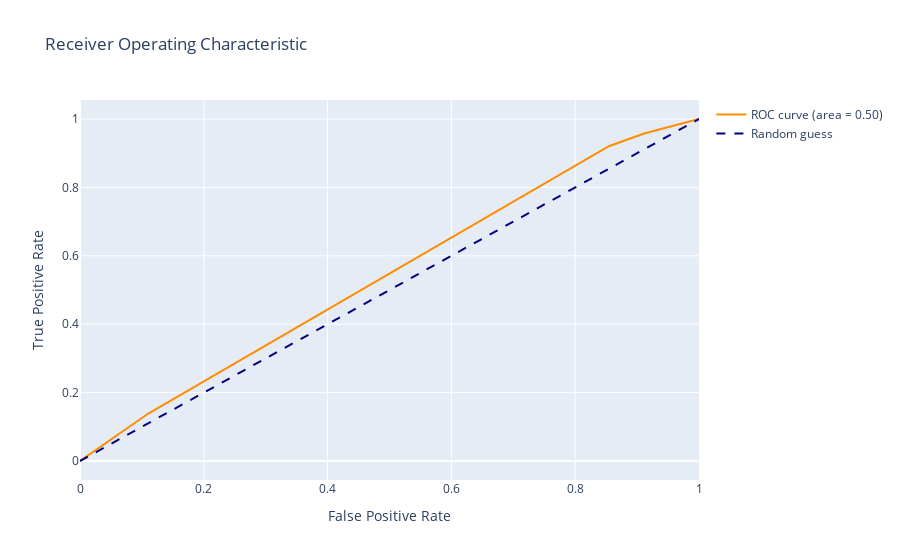

The notebook cell saved with this chart:
### Code cell
import plotly.graph_objects as go

fig = go.Figure()
fig.add_trace(
    go.Scatter(
        x=fpr,
        y=tpr,
        mode="lines",
        name="ROC curve (area = %0.2f)" % roc_auc,
        line=dict(color="darkorange", width=2),
        text=thresholds,
        hovertemplate="fpr: %{x:.2f}<br>tpr: %{y:.2f}<br>threshold: %{text:.2f}",
    )
)
fig.add_trace(
    go.Scatter(
        x=[0, 1],
        y=[0, 1],
        mode="lines",
        name="Random guess",
        line=dict(color="navy", width=2, dash="dash"),
    )
)
fig.update_layout(
    title="Receiver Operating Characteristic",
    xaxis_title="False Positive Rate",
    yaxis_title="True Positive Rate",
)
fig.show()

### Figure 1 — Plotly figure (JSON) as saved in the notebook; plotly's stock layout.template omitted (floating-point values rounded to 4 significant figures)
{"data": [{"hovertemplate": "fpr: %{x:.2f}<br>tpr: %{y:.2f}<br>threshold: %{text:.2f}", "line": {"color": "darkorange", "width": 2}, "mode": "lines", "name": "ROC curve (area = 0.50)", "text": [1.364, 0.364, 0.296, 0.2154, 0.1906], "type": "scatter", "x": [0, 0.1105, 0.8544, 0.9112, 1], "y": [0, 0.1388, 0.9204, 0.9574, 1]}, {"line": {"color": "navy", "dash": "dash", "width": 2}, "mode": "lines", "name": "Random guess", "type": "scatter", "x": [0, 1], "y": [0, 1]}], "layout": {"title": {"text": "Receiver Operating Characteristic"}, "xaxis": {"title": {"text": "False Positive Rate"}}, "yaxis": {"title": {"text": "True Positive Rate"}}}}
